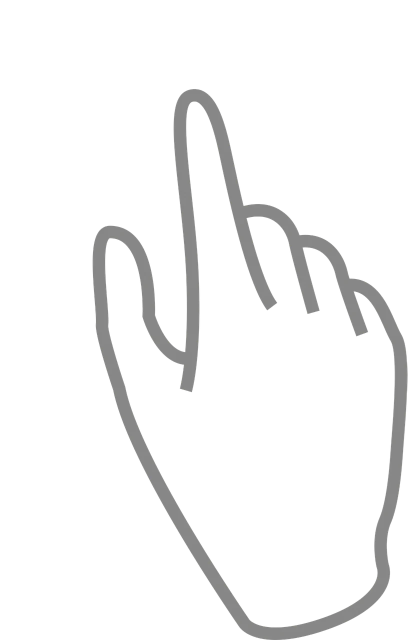
#> input picture OpenJKDF2/packaging/gamecube/hand_source.png, 815 x 1280 px (shown at 1/2 size)
$ python make_hand_icon.py
#> lines starting #> are read from the running program, lines starting #| are printed output that depends on the picture; after the words box and inside, x2 and y2 are one past the last pixel; in counts of white or black regions, pixels touching at a corner belong together
#!/usr/bin/env python3
# Makes the "use" hand shown over things the B button can activate (the way the
# console Jedi Knight II games show it) from hand_source.png, a pointing hand in
# outline: the inside is filled teal with a blue side and a yellow-green rim, the
# lines are drawn dark. Writes src/Platform/GameCube/gcHandIcon.h (GX RGB5A3,
# already in 4x4 tiles) and optionally a preview PNG.
#
#   python make_hand_icon.py [preview.png]

import os
import sys
from PIL import Image, ImageDraw

SIZE = 64        # texture size
PAD = 2          # transparent border in the texture (pixels)

HERE = os.path.dirname(os.path.abspath(__file__))
SRC = os.path.join(HERE, 'hand_source.png')
OUT_H = os.path.join(HERE, '..', '..', 'src', 'Platform', 'GameCube', 'gcHandIcon.h')

# Left to right across the hand: blue side, teal body, light cyan, yellow-green rim.
STOPS = [(0.00, (40, 95, 225)), (0.35, (55, 170, 230)), (0.60, (70, 220, 225)),
         (0.82, (120, 235, 215)), (1.00, (200, 235, 70))]
LINE = (10, 25, 45)


def grad(t):
    for (ta, ca), (tb, cb) in zip(STOPS, STOPS[1:]):
        if t <= tb:
            k = (t - ta) / (tb - ta) if tb > ta else 0
            return tuple(int(a + (b - a) * k) for a, b in zip(ca, cb))
    return STOPS[-1][1]


def main():
    src = Image.open(SRC).convert('RGBA')
#> src is the input picture: PIL image 815x1280 RGBA; mean R, G, B, A 18.8, 18.8, 18.8, 22.8
    # A transparent margin first: the drawing touches the image's right and
    # bottom edges, which would close off the corner between them and the hand
    # from the flood below (it got filled as if inside).
    m = 8
    padded = Image.new('RGBA', (src.size[0] + 2 * m, src.size[1] + 2 * m), (0, 0, 0, 0))
#> padded: PIL image 831x1296 RGBA; every value is 0
    padded.paste(src, (m, m))
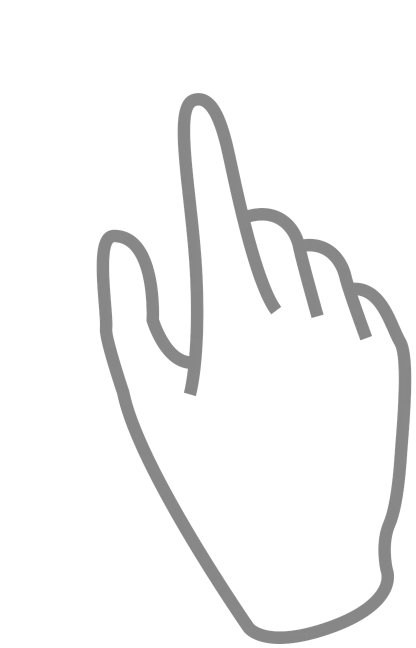
#> padded: PIL image 831x1296 RGBA (shown at 1/2 size); mean R, G, B, A 18.2, 18.2, 18.2, 22.1; transparent parts drawn white
    src = padded
    w, h = src.size
#> w = 831; h = 1296
    # The lines are the opaque pixels; everything else is transparent. Flood the
    # outside from a corner: what the flood doesn't reach is the inside.
    lines = src.getchannel('A').point(lambda a: 255 if a > 96 else 0)
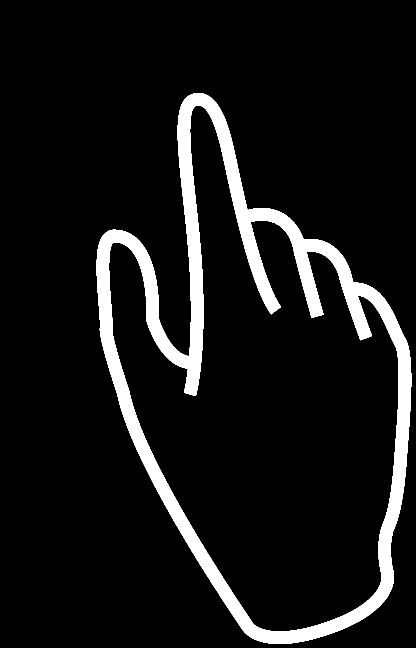
#> lines: PIL image 831x1296 L (shown at 1/2 size); 8.7% white; 1 white region, box (x1, y1, x2, y2) and area: (193, 186, 823, 1288) 94107
    flood = lines.convert('L').copy()
    ImageDraw.floodfill(flood, (0, 0), 128)
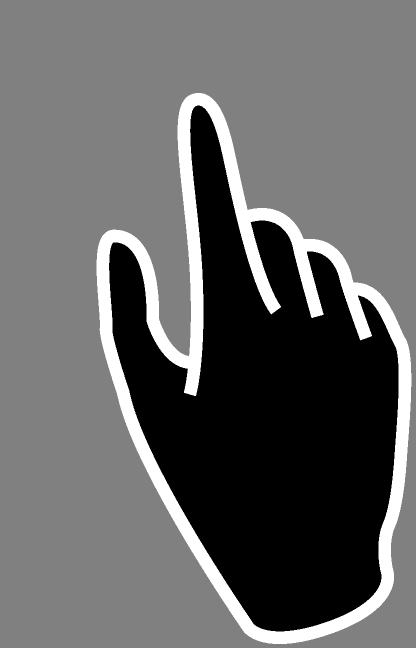
#> flood: PIL image 831x1296 L (shown at 1/2 size); min 0, max 255, mean 101.1
    fp, lp = flood.load(), lines.load()

    bbox = lines.getbbox()
#> bbox = (193, 186, 823, 1288)
    x0, x1 = bbox[0], bbox[2]
#> x0 = 193; x1 = 823
    img = Image.new('RGBA', (w, h), (0, 0, 0, 0))
    px = img.load()
    for y in range(h):
        light = 1.0 + 0.12 * (1.0 - y / h)   # a little lighter towards the top
        for x in range(w):
            if lp[x, y]:
                px[x, y] = LINE + (235,)
            elif fp[x, y] == 0:              # inside
                c = grad((x - x0) / max(1, x1 - x0))
                px[x, y] = tuple(min(255, int(v * light)) for v in c) + (255,)

    # Fit the hand into the texture, keeping its proportions, centred.
    img = img.crop(bbox)
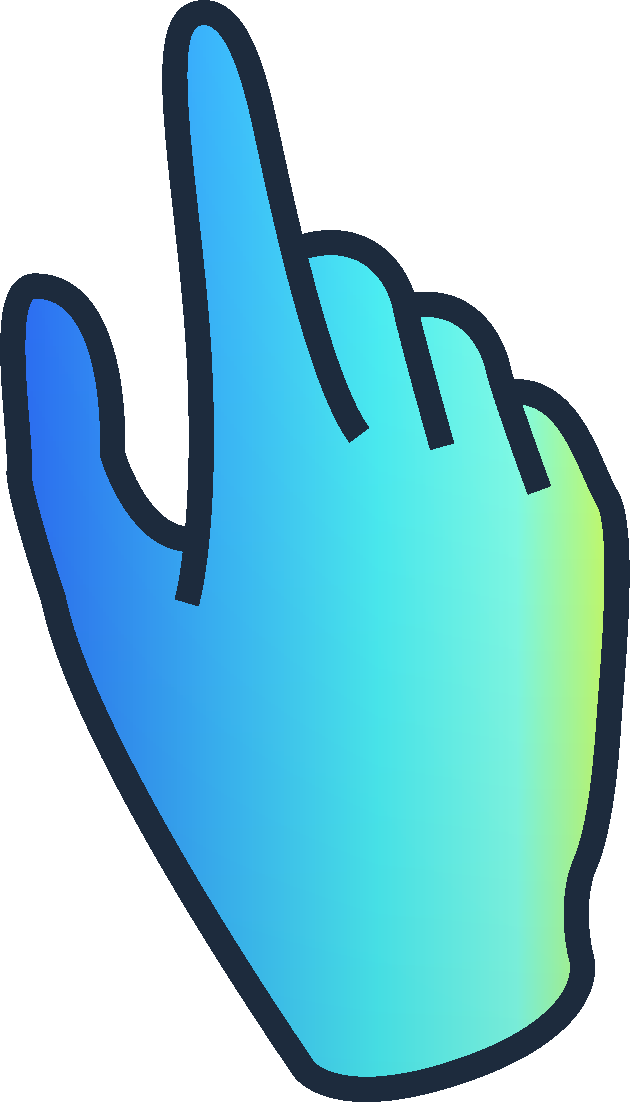
#> img: PIL image 630x1102 RGBA; mean R, G, B, A 39.1, 98.7, 110.5, 149.4; transparent parts drawn white
    bw, bh = img.size
#> bw = 630; bh = 1102
    scale = (SIZE - 2 * PAD) / max(bw, bh)
#> scale = 0.0544
    tw, th = max(1, round(bw * scale)), max(1, round(bh * scale))
#> tw = 34; th = 60
    small = Image.new('RGBA', (SIZE, SIZE), (0, 0, 0, 0))
#> small: PIL image 64x64 RGBA; every value is 0
    small.paste(img.resize((tw, th), Image.LANCZOS), ((SIZE - tw) // 2, (SIZE - th) // 2))
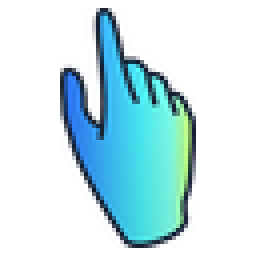
#> small: PIL image 64x64 RGBA (shown 4 times larger); mean R, G, B, A 20.2, 50.7, 57.7, 74.8; transparent parts drawn white
    if len(sys.argv) > 1:
        small.resize((SIZE * 4, SIZE * 4), Image.NEAREST).save(sys.argv[1])

    def rgb5a3(r, g, b, a):
        if a >= 0xE0:
            return 0x8000 | ((r >> 3) << 10) | ((g >> 3) << 5) | (b >> 3)
        return ((a >> 5) << 12) | ((r >> 4) << 8) | ((g >> 4) << 4) | (b >> 4)

    sp = small.load()
    words = []
    for ty in range(0, SIZE, 4):
        for tx in range(0, SIZE, 4):
            for y in range(4):
                for x in range(4):
                    words.append(rgb5a3(*sp[tx + x, ty + y]))
#> after the loop, words = 4096 values, max 57329 at index 1978, min 0 at index 0, mean 12161.2
    with open(OUT_H, 'w', newline='\n') as f:
        f.write('// Generated by packaging/gamecube/make_hand_icon.py -- do not edit.\n')
        f.write('// The "use" hand (GX_TF_RGB5A3, %dx%d, 4x4 tiles).\n' % (SIZE, SIZE))
        f.write('#define GC_HAND_ICON_SIZE %d\n' % SIZE)
        f.write('static const uint16_t gcHandIcon_rgb5a3[%d] __attribute__((aligned(32))) = {\n' % len(words))
        for i in range(0, len(words), 12):
            f.write('    ' + ', '.join('0x%04X' % w for w in words[i:i + 12]) + ',\n')
#> this loop made 342 passes
#> i on passes 2 to 4: 12, 24, 36
        f.write('};\n')
    print('wrote', os.path.normpath(OUT_H))


if __name__ == '__main__':
    main()
